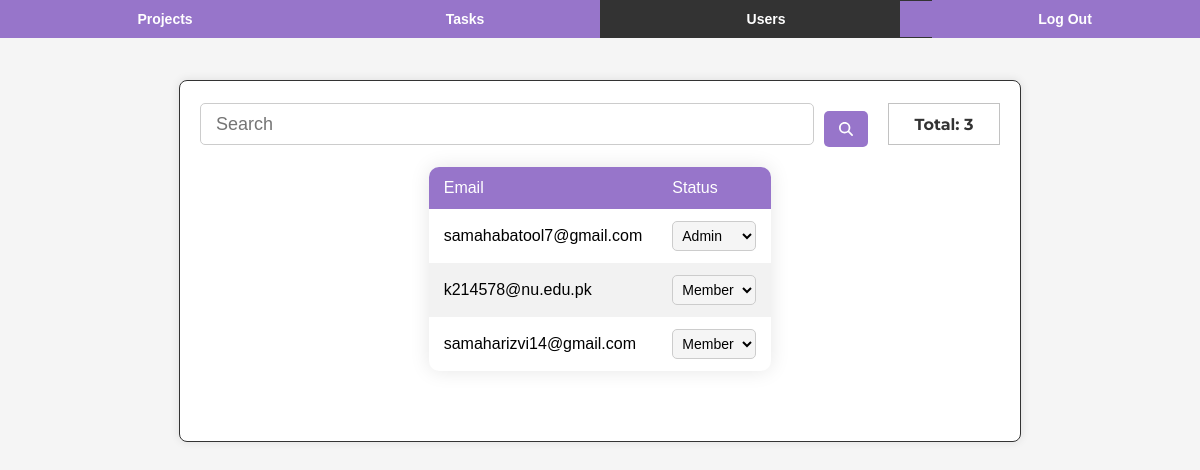
Page /todolist/users/ (signed in) on the committed database.
### tdapp/models.py (models this page shows, shortened)
class CustomUser(AbstractUser):
    username = None
    email = models.EmailField(_("email address"), unique=True)
    USERNAME_FIELD = "email"
    REQUIRED_FIELDS = []
    objects = CustomUserManager()

### tdapp/user_views.py (the view)
# urls.py: path('users/', user_list, name='user-list'),
@login_required
def user_list(request):
    if request.user.is_superuser:
        users = CustomUser.objects.all()
    else:
        return Response(status=status.HTTP_404_NOT_FOUND)
    return render(request, 'admin/user-list.html', {'users': users})

### templates/admin/user-list.html (shortened to what this page needs)
{% extends "base.html" %}
{% block extra_css %}
<link rel="stylesheet" href="https://cdnjs.cloudflare.com/ajax/libs/font-awesome/6.0.0/css/all.min.css">
{% endblock %}
{% block content %}
<div id="vanta-container"></div>
<div class="navbar">
    <li><a href="{% url 'project-list' %}" class="btn-primary">Projects</a></li>
    <li><a href="{% url 'task-list' %}" class="btn-primary" id="">Tasks</a></li>
    {% if user.is_superuser %}
    <li class="active"><a href="{% url 'user-list' %}" class="btn-primary">Users</a></li>
    {% endif %}
    <li><a href="{% url 'logout' %}" class="btn-primary">Log Out</a></li>
</div>
<div class="container">
    {% if user.is_authenticated %}
    {% if user.is_superuser %}
    <div class="form-container">
        <form id="search-form" class="search_field">
            <input id="search-input" type="text" class="input-search" placeholder="Search" />
            <button id="search-button" type="submit" class="btn btn-primary">
                <i class="fas fa-search"></i>
            </button>
        </form>
        <div class="total-records-indicator">Total: {{ users.count }}</div>
    </div>
    <div class="table-container">
        <table class="table">
            <thead>
                <tr>
                    <th>Email</th>
                    <th>Status</th>
                </tr>
            </thead>
            <tbody>
                {% for user in users %}
                <tr>
                    <td>{{ user.email }}</td>
                    <td>
                        <select class="status-select" data-user-id="{{ user.id }}">
                            <option value="True" {% if user.is_superuser %}selected{% endif %}>Admin</option>
                            <option value="False" {% if not user.is_superuser %}selected{% endif %}>Member</option>
                        </select>
                    </td>
                </tr>
                {% endfor %}
            </tbody>
        </table>
    </div>
    {% else %}
    <p>Hi {{ user.email }}!</p>
    <p>Hey Kid you are not allowed to access this page.</p>
    {% endif %}
    {% else %}
    <p>You are not logged in.</p>
    <a href="{% url 'login' %}">Log In</a> |
    <a href="{% url 'signup' %}">Sign Up</a>
    {% endif %}
</div>
{% endblock %}

### assets/static/css/style.css (style rules this page uses)
body { font-family: Arial, sans-serif; background-color: #3f1cbd; margin: 0; padding: 0; }

### templates/base.html (style rules this page uses)
body { font-family: 'Segoe UI', Tahoma, Geneva, Verdana, sans-serif; padding: 0% 5%; justify-content: center; align-items: center; max-width: 100%; overflow-x: hidden; background-color: white; margin: 0px; }
a { border-color: #003b66; background-color: transparent; border-width: 10px; display: block; padding: 8px; text-decoration: none; color: black; font-weight: bold; }
.active { background-color: #003b66; display: block; padding: 8px; text-decoration: none; color: white; font-weight: normal; }
li { display: inline; float: left; width: 40%; text-align: center; }
.container { padding: 30px; width: 100%; max-width: 900px; }
.table-container { display: flex; justify-content: center; margin-top: 20px; }
table { background-color: #fff; width: auto; overflow-x: auto; overflow-y: auto; margin-left: auto; margin-right: auto; display: block; margin-bottom: 50px; border-collapse: collapse; box-shadow: 0 0 20px rgba(0, 0, 0, 0.1); }
table thead { overflow: hidden; position: sticky; top: 0; }
table tbody { overflow-y: auto; }
table th, table td { padding: 12px 15px; text-align: left; height: 15px; }
table th { background-color: #003b66; color: #fff; font-weight: 500; position: sticky; top: 0; }
table tbody tr:nth-child(even) { background-color: #f2f2f2; }
select, span { padding: 8px 12px; font-size: 14px; }
.total-records-indicator { border-width: 0px; border-style: solid; background-color: white; color: black; border-color: #c2c2c2; height: 20px; width: 80px; border-width: 1px; padding: 10px 20px; font-family: 'Montserrat', sans-serif; justify-content: center; text-align: center; align-items: center; }
.search_field { display: flex; align-items: center; position: relative; width: 100%; }
.input-search { font-size: 18px; padding: 5px 10px; height: 30px; width: 100%; padding-left: 35px; outline: none; background: #FFFFFF; color: #000000; border: 1px solid #C4D1EB; box-shadow: 3 }
@media screen and (min-width: 600px) { .search_field { width: 80%; } }

### templates/admin/user-list.html (style rules this page uses)
body { padding: 0; margin: 0; font-family: Arial, sans-serif; background-color: #f5f5f5; }
#vanta-container { position: fixed; top: 0; left: 0; width: 100%; height: 100%; z-index: -1; }
.navbar { width: 100%; padding: 0; background-color: #9775ca; display: flex; justify-content: center; align-items: center; position: fixed; top: 0; z-index: 2; }
.navbar li { list-style-type: none; margin: 0; padding: 0; }
.navbar a { width: 100%; height: 100%; border-radius: 0; color: #fff; margin: 0; text-decoration: none; background-color: #9775ca; transition: background-color 0.3s; }
.navbar li.active a { background-color: #333; color: #fff; border: 1px solid #333; }
.container { max-width: 800px; margin: 80px auto 20px auto; padding: 20px; background-color: #fff; border-radius: 8px; box-shadow: 0 0 10px rgba(0, 0, 0, 0.1); border: 1px solid #333; z-index: 1; position: relative; }
.form-container { display: flex; align-items: center; justify-content: space-between; margin-bottom: 20px; z-index: 1; position: relative; }
.search_field { display: flex; align-items: center; flex-grow: 1; margin-right: 10px; }
.input-search { flex-grow: 1; padding: 0 15px; border: 1px solid #ccc; border-radius: 5px; margin-right: 10px; height: 40px; }
.total-records-indicator { padding: 0 15px; font-weight: bold; color: #333; margin-left: 10px; height: 40px; display: flex; align-items: center; }
#search-form { display: flex; align-items: center; }
.table-container { display: flex; justify-content: center; margin-top: 20px; }
.table { border-radius: 10px; background-color: #fff; width: auto; overflow-x: auto; overflow-y: auto; margin-left: auto; margin-right: auto; display: block; margin-bottom: 50px; border-collapse: collapse; box-shadow: 0 0 20px rgba(0, 0, 0, 0.1); }
.table th, .table td { padding: 12px 15px; text-align: left; height: 15px; }
.table th { background-color: #9775ca; color: #fff; font-weight: 500; overflow: hidden; position: sticky; top: 0; }
.table tr:nth-child(even) { background-color: #f2f2f2; }
.btn-primary { background-color: #9775ca; border: none; border-radius: 5px; color: #fff; font-size: 14px; padding: 10px 15px; text-decoration: none; display: inline-block; margin-top: 10px; transition: background-color 0.3s; }
.status-select { border: 1px solid #ccc; border-radius: 5px; padding: 5px; background-color: #f5f5f5; }

### rows in the picture
CustomUser: email "samahabatool7@gmail.com", is_superuser+id "Admin"
CustomUser: email "k214578@nu.edu.pk", is_superuser+id "Member"
CustomUser: email "samaharizvi14@gmail.com", is_superuser+id "Member"

### other values in the picture
{{ users.count }} "3"
